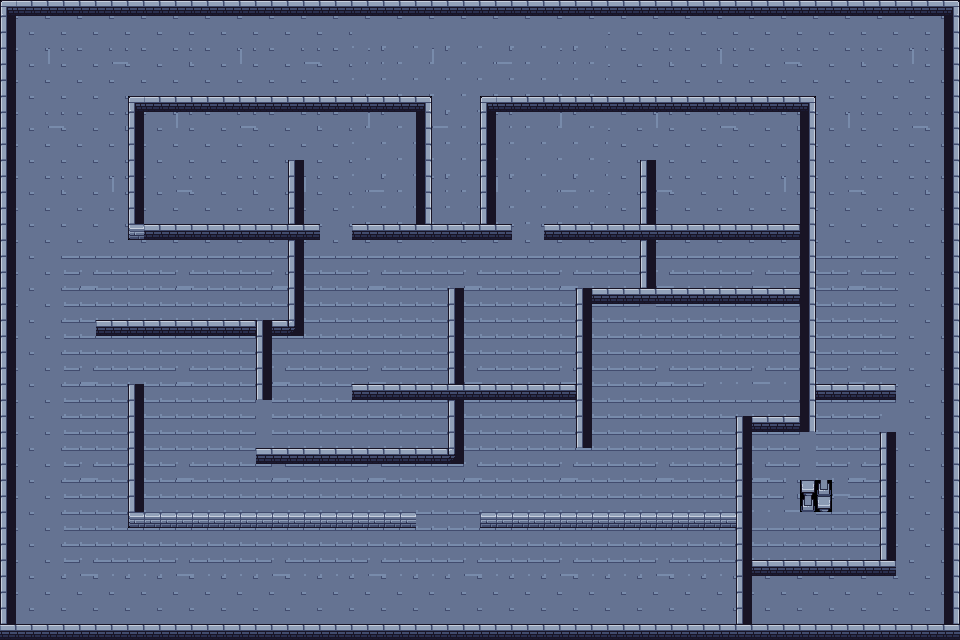

A level layout from a 2D game, rendered from its tile map. Below: a short description, then the map file with tile-grid data replaced by summaries:
An orthogonal 60x40 tile map with 16x16 px tiles, 1 tile layer (Tile Layer 1), 3 tilesets and 70 objects (31x wall, 9x guard_start, 9x guard_end, 8x item_coin, 3x item_meat, ...).

<map version="1.10" tiledversion="1.12.1" orientation="orthogonal" renderorder="right-down" width="60" height="40" tilewidth="16" tileheight="16" infinite="0" nextlayerid="7" nextobjectid="1015">
 <tileset firstgid="1" name="Set 1.0" tilewidth="16" tileheight="16" tilecount="48" columns="12">
  <image source="tilesetAD/map1/Dungeon Gathering Free Version/Set 1.0.png" width="192" height="64" />
 </tileset>
 <tileset firstgid="49" name="Set 1.2" tilewidth="16" tileheight="16" tilecount="96" columns="16">
  <image source="tilesetAD/map1/Dungeon Gathering Free Version/Set 1.2.png" width="256" height="96" />
 </tileset>
 <tileset firstgid="145" name="Structure" tilewidth="16" tileheight="16" tilecount="2" columns="1">
  <image source="tilesetAD/map1/Dungeon Gathering Free Version/Structure.png" width="16" height="32" />
 </tileset>
 <layer id="1" name="Tile Layer 1" width="60" height="40">
  <data>[2400 cells, 2400 non-empty, 23 distinct tile ids]</data>
 </layer>
 <objectgroup id="2" name="collisions">
  <object id="1" name="wall" x="0" y="0" width="960" height="16" />
  <object id="2" name="wall" x="0" y="624" width="960" height="16" />
  <object id="3" name="wall" x="0" y="0" width="16" height="640" />
  <object id="4" name="wall" x="944" y="0" width="16" height="640" />
  <object id="5" name="wall" x="133" y="95.6667" width="300.667" height="15.3333" />
  <object id="6" name="wall" x="486.333" y="97" width="326" height="10" />
  <object id="7" name="wall" x="129.667" y="97.6667" width="9.33333" height="135.333" />
  <object id="8" name="wall" x="289" y="161" width="6" height="163.333" />
  <object id="9" name="wall" x="421" y="98.3333" width="10" height="128.667" />
  <object id="10" name="wall" x="480.333" y="97" width="10.6667" height="127.333" />
  <object id="11" name="wall" x="640.333" y="159" width="10.6667" height="147.333" />
  <object id="12" name="wall" x="801" y="97" width="13.3333" height="333.333" />
  <object id="13" name="wall" x="128.333" y="226.333" width="191.333" height="13.3333" />
  <object id="14" name="wall" x="352.333" y="225" width="159.333" height="10" />
  <object id="15" name="wall" x="548" y="224" width="262" height="11" />
  <object id="16" name="wall" x="97.6667" y="321" width="199.333" height="15.3333" />
  <object id="17" name="wall" x="257.667" y="322.333" width="10" height="81.3333" />
  <object id="18" name="wall" x="257" y="449" width="204" height="12.6667" />
  <object id="19" name="wall" x="448.333" y="289" width="10.6667" height="170.667" />
  <object id="20" name="wall" x="353" y="386.333" width="225.333" height="12.6667" />
  <object id="21" name="wall" x="587" y="289.667" width="228.667" height="16" />
  <object id="22" name="wall" x="576.333" y="286.333" width="10.6667" height="159.333" />
  <object id="23" name="wall" x="815.667" y="386.333" width="79.3333" height="12" />
  <object id="25" name="wall" x="129.25" y="512.75" width="286.75" height="16.25" />
  <object id="26" name="wall" x="479.667" y="513" width="272.667" height="14" />
  <object id="27" name="wall" x="128.25" y="384.5" width="10.75" height="141.5" />
  <object id="28" name="wall" x="805" y="469" width="6" height="38" />
  <object id="29" name="wall" x="736.667" y="416.667" width="64.3333" height="14" />
  <object id="31" name="wall" x="737.333" y="417.333" width="15" height="204.333" />
  <object id="32" name="wall" x="881.545" y="433" width="13.6364" height="127.273" />
  <object id="33" name="wall" x="744.636" y="561.545" width="150.909" height="13.8182" />
 </objectgroup>
 <objectgroup id="5" name="entities">
  <object id="34" name="player_spawn" x="34" y="578" width="14" height="16" />
  <object id="35" name="server" x="801" y="481" width="30" height="32" />
  <object id="36" name="server_door" x="878.97" y="398.242" width="16.6667" height="34.4848" />
  <object id="37" name="key" x="756" y="180" width="10" height="12" />
  <object id="38" name="item_water" x="386" y="434" width="12" height="12" />
  <object id="39" name="item_meat" x="161" y="273" width="14" height="13" />
  <object id="1000" name="item_coin" x="343" y="149" width="27" height="17" />
  <object id="1001" name="item_coin" x="78" y="112" />
  <object id="1002" name="item_coin" x="71" y="405" />
  <object id="1003" name="item_coin" x="503" y="450" width="22" height="19" />
  <object id="1004" name="item_coin" x="574" y="560" />
  <object id="1005" name="item_meat" x="666" y="366" width="27" height="27" />
  <object id="1006" x="670" y="444" width="20" height="22" />
  <object id="1007" name="item_beer" x="365" y="299" width="20" height="26" />
  <object id="1008" name="item_coin" x="547" y="138" width="24" height="23" />
  <object id="1009" name="item_meat" x="173" y="42" width="26" height="20" />
  <object id="1010" name="item_beer" x="66" y="211" width="24" height="28" />
  <object id="1011" name="item_coin" x="862" y="154" width="26" height="24" />
  <object id="1012" name="item_coin" x="713" y="39" width="33" height="27" />
  <object id="1013" name="vending_machine" x="16" y="439" width="54" height="64" />
  <object id="1014" x="-108" y="187" />
 </objectgroup>
 <objectgroup id="6" name="enemies" visible="0">
  <object id="100" name="guard_start" x="160" y="144" width="12" height="12">
   <properties>
    <property name="id" type="int" value="1" />
    <property name="viewAngle" type="int" value="60" />
    <property name="viewRadius" type="int" value="120" />
   </properties>
  </object>
  <object id="101" name="guard_end" x="256" y="144" width="12" height="12">
   <properties>
    <property name="id" type="int" value="1" />
    <property name="viewAngle" type="int" value="60" />
    <property name="viewRadius" type="int" value="120" />
   </properties>
  </object>
  <object id="102" name="guard_start" x="512" y="144" width="12" height="12">
   <properties>
    <property name="id" type="int" value="2" />
    <property name="viewAngle" type="int" value="60" />
    <property name="viewRadius" type="int" value="120" />
   </properties>
  </object>
  <object id="103" name="guard_end" x="608" y="144" width="12" height="12">
   <properties>
    <property name="id" type="int" value="2" />
    <property name="viewAngle" type="int" value="60" />
    <property name="viewRadius" type="int" value="120" />
   </properties>
  </object>
  <object id="104" name="guard_start" x="672" y="144" width="12" height="12">
   <properties>
    <property name="id" type="int" value="3" />
    <property name="viewAngle" type="int" value="60" />
    <property name="viewRadius" type="int" value="120" />
   </properties>
  </object>
  <object id="105" name="guard_end" x="768" y="144" width="12" height="12">
   <properties>
    <property name="id" type="int" value="3" />
    <property name="viewAngle" type="int" value="60" />
    <property name="viewRadius" type="int" value="120" />
   </properties>
  </object>
  <object id="106" name="guard_start" x="64" y="272" width="12" height="12">
   <properties>
    <property name="id" type="int" value="4" />
    <property name="viewAngle" type="int" value="60" />
    <property name="viewRadius" type="int" value="120" />
   </properties>
  </object>
  <object id="107" name="guard_end" x="256" y="272" width="12" height="12">
   <properties>
    <property name="id" type="int" value="4" />
    <property name="viewAngle" type="int" value="60" />
    <property name="viewRadius" type="int" value="120" />
   </properties>
  </object>
  <object id="108" name="guard_start" x="320" y="272" width="12" height="12">
   <properties>
    <property name="id" type="int" value="5" />
    <property name="viewAngle" type="int" value="60" />
    <property name="viewRadius" type="int" value="120" />
   </properties>
  </object>
  </objectgroup>
</map>
<!-- 9 of 70 objects omitted -->
